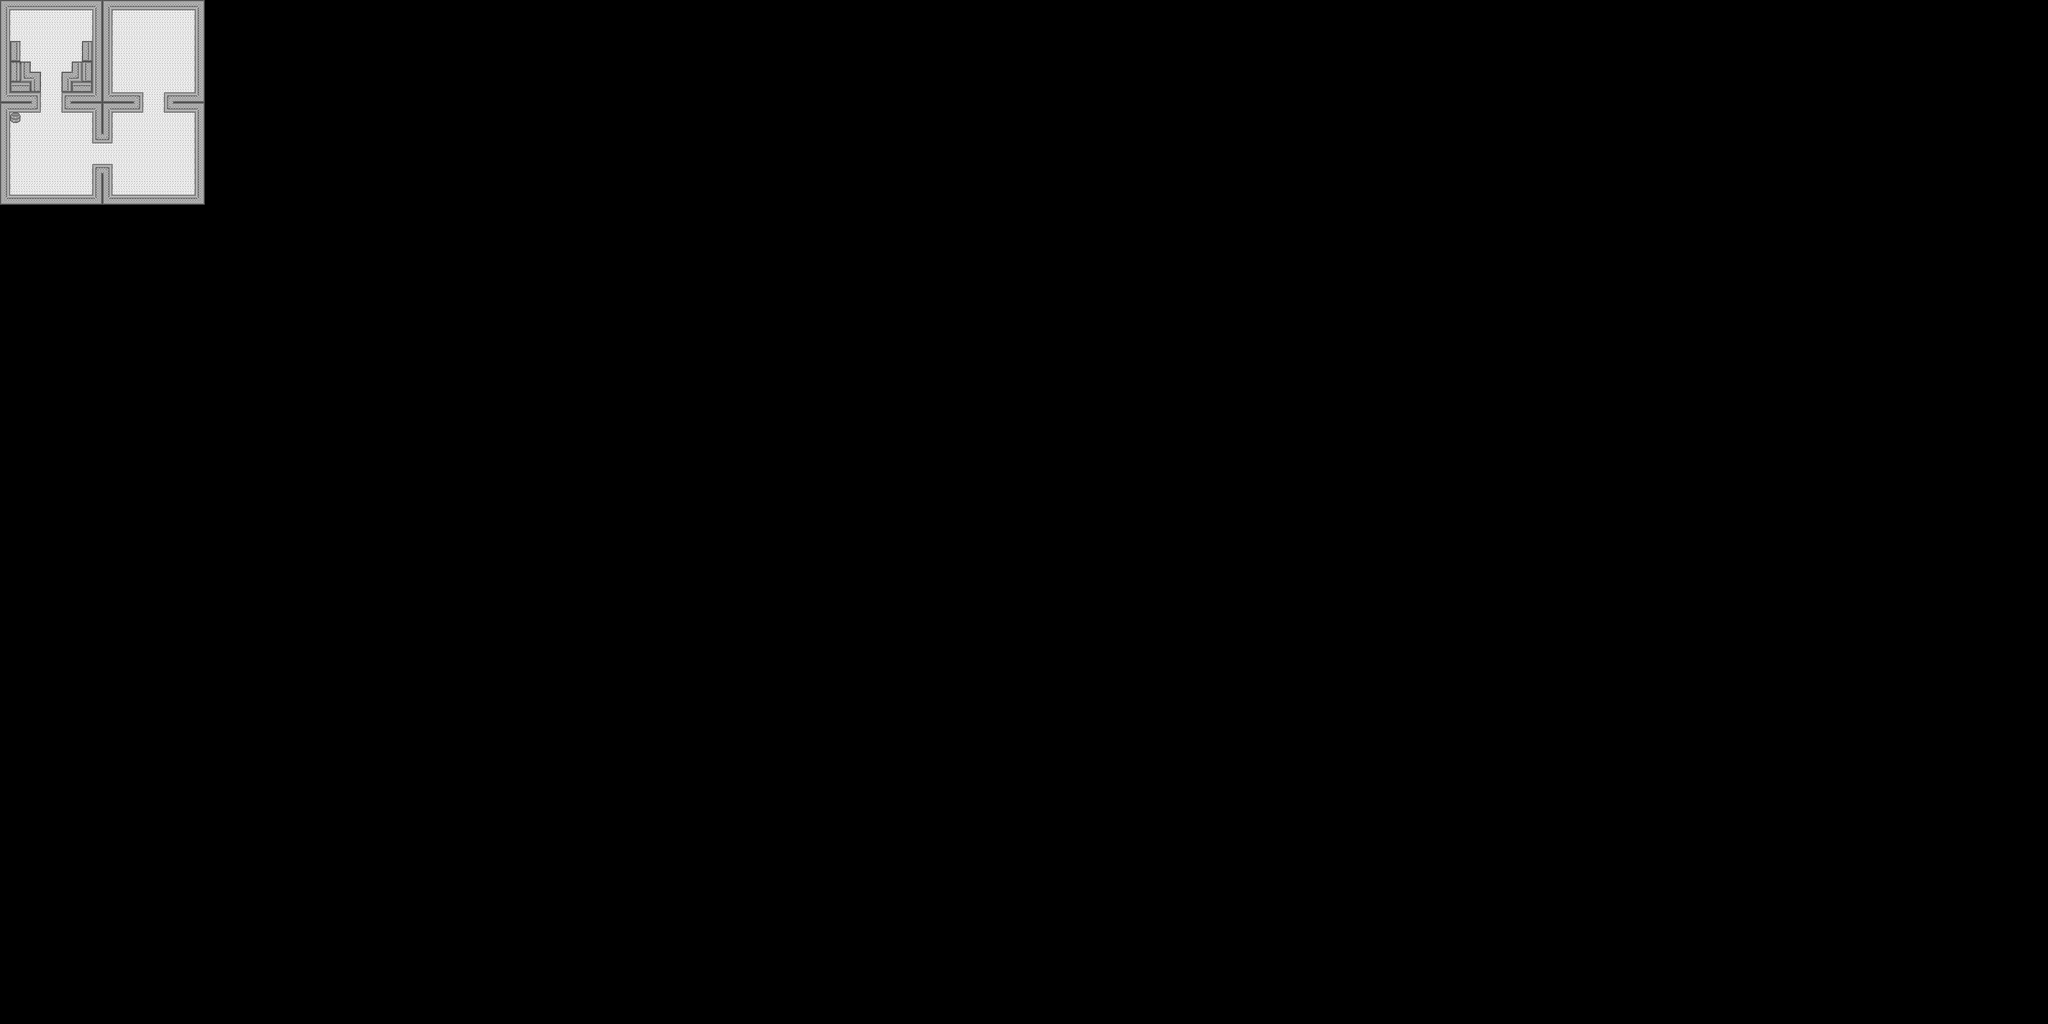

The image is a tile-based game level rendered from a .tmx file. Its description and source (layers, tilesets, objects; grid data summarised) follow:
An orthogonal 200x100 tile map with 16x16 px tiles, 2 tile layers (floor, statics) and 3 objects (2x gun, special).

<map version="1.2" tiledversion="1.2.1" orientation="orthogonal" renderorder="right-down" width="200" height="100" tilewidth="16" tileheight="16" infinite="0" nextlayerid="4" nextobjectid="19">
 <tileset firstgid="1" name="tileset" tilewidth="16" tileheight="16" tilecount="64" columns="8">
  <image source="../textures/tileset.png" width="128" height="128" />
 </tileset>
 <layer id="1" name="floor" width="200" height="100">
  <data>[20000 cells, 268 non-empty, 1 distinct tile ids]</data>
 </layer>
 <layer id="2" name="statics" width="200" height="100">
  <data>[20000 cells, 153 non-empty, 6 distinct tile ids]</data>
 </layer>
 <objectgroup id="3" name="objects">
  <object id="1" name="player" type="special" gid="9" x="65" y="47.6667" width="16" height="16" />
  <object id="9" name="gun_spread" type="gun" gid="21" x="177.583" y="142.125" width="16" height="16">
   <properties>
    <property name="behaviourScript" value="gun_shotgun" />
    <property name="bulletOffsetX" type="float" value="8" />
    <property name="bulletOffsetY" type="float" value="4.8" />
    <property name="bulletsPerShot" type="int" value="15" />
    <property name="changeDir" type="bool" value="true" />
    <property name="directionX" type="float" value="1" />
    <property name="directionY" type="float" value="-1" />
    <property name="firingAngle" type="float" value="60" />
    <property name="initialWinding" type="int" value="1" />
    <property name="numBullets" type="int" value="40" />
    <property name="rotate" type="bool" value="true" />
    <property name="secondsBetween" type="float" value="0.1" />
    <property name="speed" type="float" value="50" />
    <property name="textureset" value="gun_standard" />
    <property name="textureset_bullet" value="bullet_standard" />
   </properties>
  </object>
  <object id="16" name="gun_spread2" type="gun" gid="21" x="286" y="142.5" width="16" height="16">
   <properties>
    <property name="behaviourScript" value="gun_shotgun" />
    <property name="bulletOffsetX" type="float" value="8" />
    <property name="bulletOffsetY" type="float" value="4.8" />
    <property name="bulletsPerShot" type="int" value="15" />
    <property name="changeDir" type="bool" value="true" />
    <property name="directionX" type="float" value="-1" />
    <property name="directionY" type="float" value="-1" />
    <property name="firingAngle" type="float" value="60" />
    <property name="initialWinding" type="int" value="-1" />
    <property name="numBullets" type="int" value="40" />
    <property name="rotate" type="bool" value="true" />
    <property name="secondsBetween" type="float" value="0.1" />
    <property name="speed" type="float" value="50" />
    <property name="textureset" value="gun_standard" />
    <property name="textureset_bullet" value="bullet_standard" />
   </properties>
  </object>
 </objectgroup>
</map>
